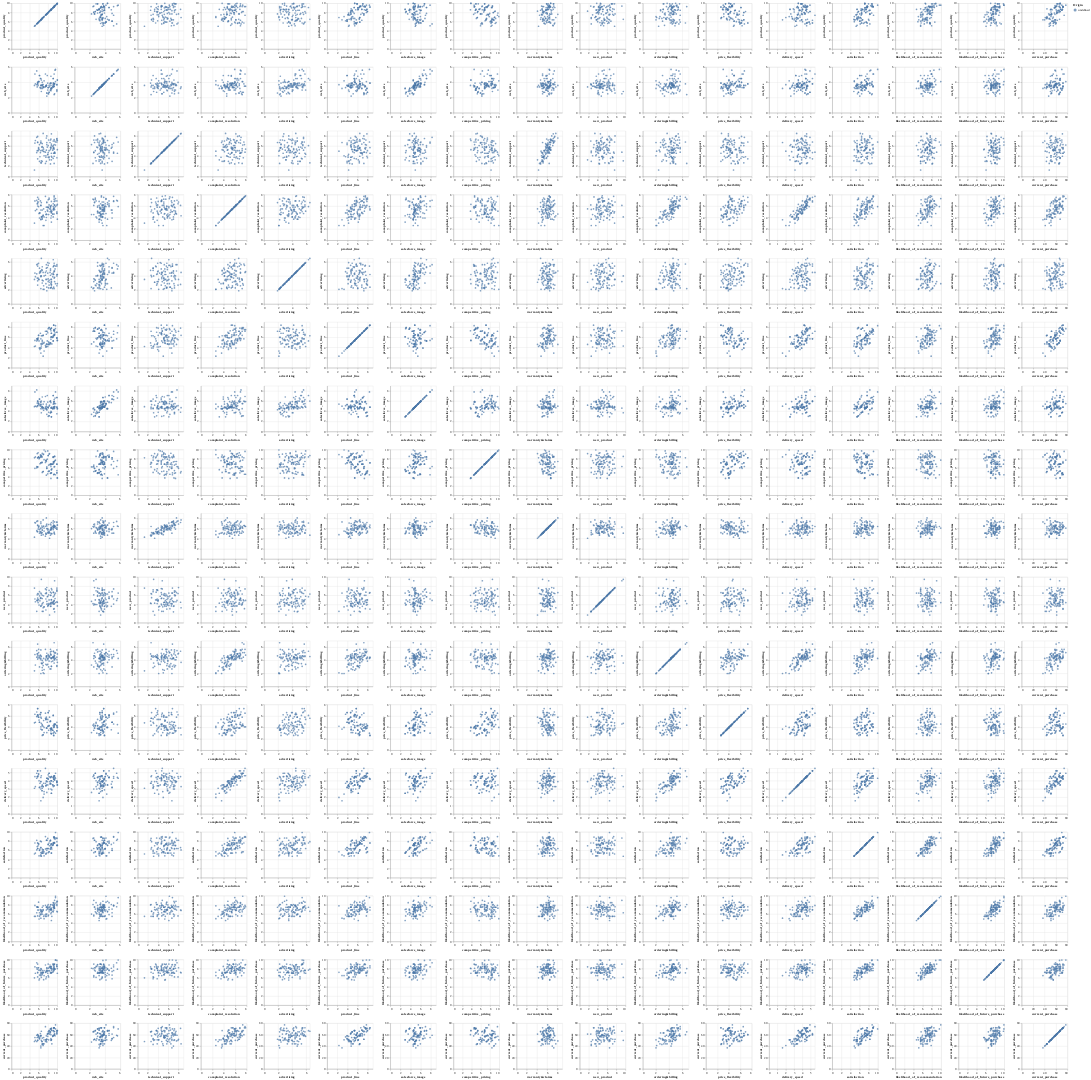

Notebook cell for this chart:
### Code cell
alt.Chart(df[['product_quality', 'web_site', 'technical_support',
       'complaint_resolution', 'advertising', 'product_line',
       'salesforce_image', 'competitive_pricing', 'warranty&claims',
       'new_product', 'ordering&billing', 'price_flexibility',
       'delivery_speed', 'satisfaction', 'likelihood_of_recommendation',
       'likelihood_of_future_purchase', 'current_purchase']]
          ).mark_circle().encode(
    alt.X(alt.repeat("column"), type='quantitative'),
    alt.Y(alt.repeat("row"), type='quantitative'),
    color='Origin:N'
).properties(
    width=150,
    height=150
).repeat(
    row=['product_quality', 'web_site', 'technical_support',
       'complaint_resolution', 'advertising', 'product_line',
       'salesforce_image', 'competitive_pricing', 'warranty&claims',
       'new_product', 'ordering&billing', 'price_flexibility',
       'delivery_speed', 'satisfaction', 'likelihood_of_recommendation',
       'likelihood_of_future_purchase', 'current_purchase'],
    column=['product_quality', 'web_site', 'technical_support',
       'complaint_resolution', 'advertising', 'product_line',
       'salesforce_image', 'competitive_pricing', 'warranty&claims',
       'new_product', 'ordering&billing', 'price_flexibility',
       'delivery_speed', 'satisfaction', 'likelihood_of_recommendation',
       'likelihood_of_future_purchase', 'current_purchase']
)
